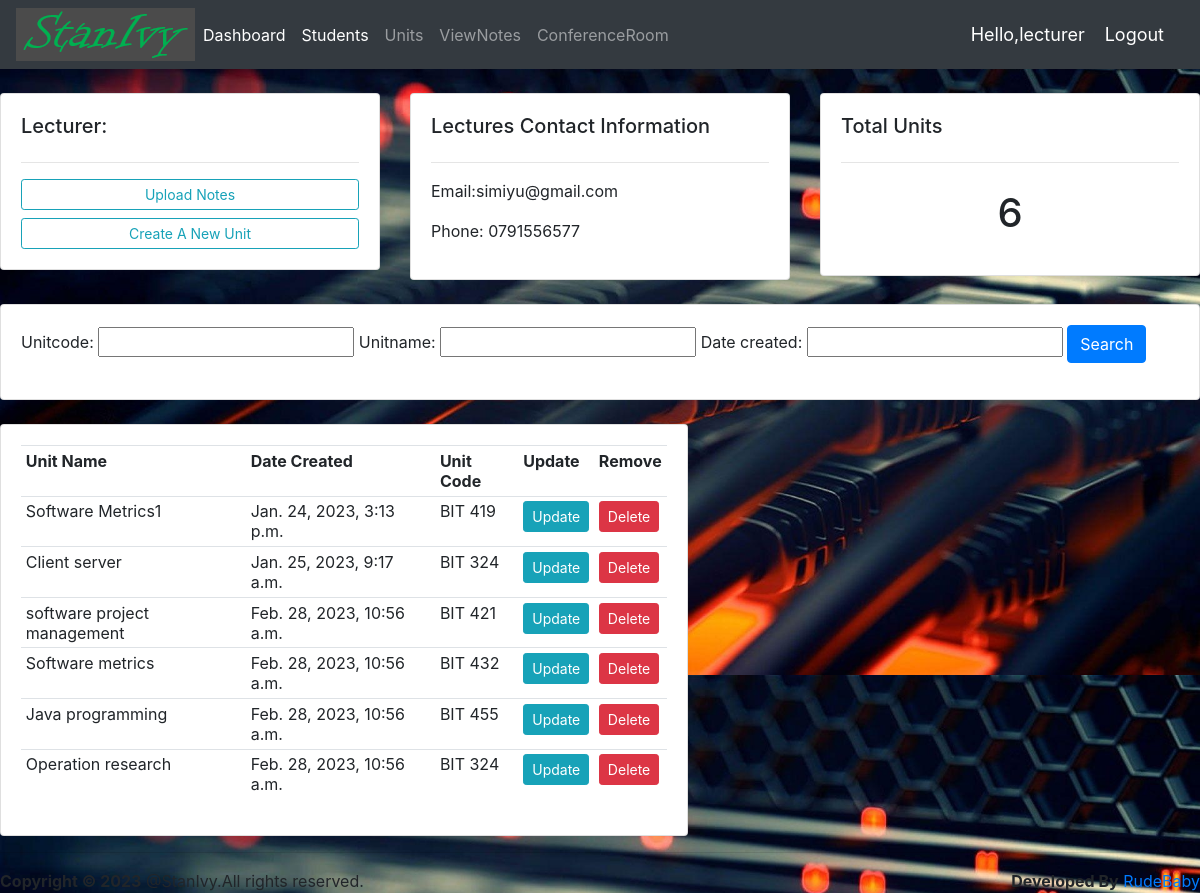
Screenshot of /teacher/1/ (signed in) with the database file from the repository.
### events/models.py (models this page shows, shortened)
class teacher(models.Model):
    user = models.OneToOneField(User,null=True, blank=True, on_delete=models.CASCADE)
    name = models.CharField(max_length=200, null=True)
    phone = models.CharField(max_length=200, null=True)
    email = models.CharField(max_length=200, null=True)
    date_created = models.DateTimeField(auto_now_add=True, null=True)

class unit(models.Model):
    student = models.ForeignKey(student, null=True, on_delete=models.SET_NULL)
    teacher = models.ForeignKey(teacher, null=True, on_delete=models.SET_NULL)
    Book    = models.ForeignKey(Book,null=True,on_delete=models.SET_NULL)
    unitcode = models.CharField(max_length=200, null=True)
    unitname = models.CharField(max_length=200, null=True)
    date_created = models.DateTimeField(auto_now_add=True, null=True)

### events/decorators.py (the view)
        def wrapper_func(request,*args,**kwargs):
            group =None
            if request.user.groups.exists():
                group=request.user.groups.all()[0].name
            if group in allowed_roles:
                return view_func(request,*args, **kwargs)
            else:
                return HttpResponse("Ooops!! you are not authorized to view this page ")

### events/views.py (called while the page is built)
@login_required(login_url='login')
@allowed_users(allowed_roles=['admin','teacher'])
def teachers(request,pk_test):
    teachers = teacher.objects.get(id=pk_test)
    units = teachers.unit_set.all()
    unit_count = units.count()
    myfilter = UnitFilter(request.GET,queryset=units)
    units = myfilter.qs
    context = {'teachers':teachers,'units':units,'unit_count':unit_count,'myfilter':myfilter}
    return render(request,'events/teacher.html',context)

### events/templates/events/teacher.html
{% extends 'events/main.html'%}
{% block content %}
<br>
<div class="row">
    <div class="col-md">
        <div class="card card-body">
            <h5>Lecturer:</h5>
            <hr>
            <a class="btn btn-outline-info btn-sm btn-block" href="{% url 'upload_book' %}">Upload Notes</a>
            <a class="btn btn-outline-info btn-sm btn-block" href="{% url 'create_unit' teachers.id %}">Create A New Unit</a>
        </div>
    </div>
    <div class="col-md">
        <div class="card card-body">
            <h5> Lectures Contact Information</h5>
            <hr>
            <p>Email:{{teachers.email}}</p>
            <p>Phone: {{teachers.phone}}</p>
        </div>
    </div>
    <div class="col-md">
        <div class="card card-body">
            <h5>Total Units</h5>
            <hr>
            <h1 style="text-align: center; padding:10px">{{unit_count}}</h1>
        </div>
    </div>
</div>
<br>
<div class="row">
    <div class="col">
        <div class="card card-body">
            <form method="get">
                {{myfilter.form}}
                <button class="btn btn-primary" type="submit">Search</button>
            </form>
        </div>
    </div>
</div>
<br>
<div class="row">
      <div class="col-md-7">
        <div class="card card-body">
            <table class="table table-sm">
                <tr>
                    <th>Unit Name</th>
                    <th>Date Created</th>
                    <th>Unit Code</th>
                    <th>Update</th>
                    <th>Remove</th>
                </tr>
                {%for i in units %}
                   <tr>
                       <td>{{i.unitname}}</td>
                       <td>{{i.date_created }}</td>
                       <td>{{i.unitcode}}</td>
                       <td><a class="btn btn-sm btn-info" href="{% url 'update_unit' i.id %}">Update</a> </td>
                       <td><a class="btn btn-sm btn-danger" href="{% url 'delete_unit' i.id %}">Delete</a> </td>
                   </tr>
                {% endfor%}
            </table>
        </div>
      </div>
</div>
{% endblock %}

### events/templates/events/navbar.html (shortened to what this page needs)
{% load static %}
<nav class="navbar navbar-expand-lg navbar-dark bg-dark">
    <img src="{% static 'images/class3.png' %}">
  <div class="collapse navbar-collapse" id="navbarNav">
    <ul class="navbar-nav">
        {% if request.user.is_staff %}
      <li class="nav-item active">
        <a class="nav-link" href="{% url 'home' %}">Dashboard</a>
      </li>
        {% endif %}
      <li class="nav-item active">
       <a class="nav-link" href="{% url 'students' %}">Students</a>
      </li>
         <li class="nav-item ">
       <a class="nav-link" href="{% url 'unit' %}">Units</a>
      </li>
        <li class="nav-item ">
       <a class="nav-link" href="{% url 'book_list' %}">ViewNotes</a>
      </li>
        <li class="nav-item ">
       <a class="nav-link" href="{% url 'chat' %} ">ConferenceRoom</a>
      </li>
      </ul>
  </div>
    <span class="hello-msg">Hello,{{request.user}}</span>
        <span ><a class="hello-msg" href="{% url 'logout' %}">Logout</a> </span>
</nav>

### static/css/main.css (style rules this page uses)
body { background-color:#ebeff5; }
body { background-image:url(admin.jpg); background-size:100%; }

### events/templates/events/navbar.html (style rules this page uses)
.hello-msg { font-size: 18px; color:#fff; margin-right: 20px }

### rows the page displays
teacher: email "simiyu@gmail.com", phone "0791556577"
unit: unitname "Software Metrics1", date_created "Jan. 24, 2023, 3:13 p.m.", unitcode "BIT 419"
unit: unitname "Client server", date_created "Jan. 25, 2023, 9:17 a.m.", unitcode "BIT 324"
unit: unitname "software project management", date_created "Feb. 28, 2023, 10:56 a.m.", unitcode "BIT 421"
unit: unitname "Software metrics", date_created "Feb. 28, 2023, 10:56 a.m.", unitcode "BIT 432"
unit: unitname "Java programming", date_created "Feb. 28, 2023, 10:56 a.m.", unitcode "BIT 455"
unit: unitname "Operation research", date_created "Feb. 28, 2023, 10:56 a.m.", unitcode "BIT 324"

### other values shown
{{ request.user }} "lecturer"
{{ unit_count }} "6"
